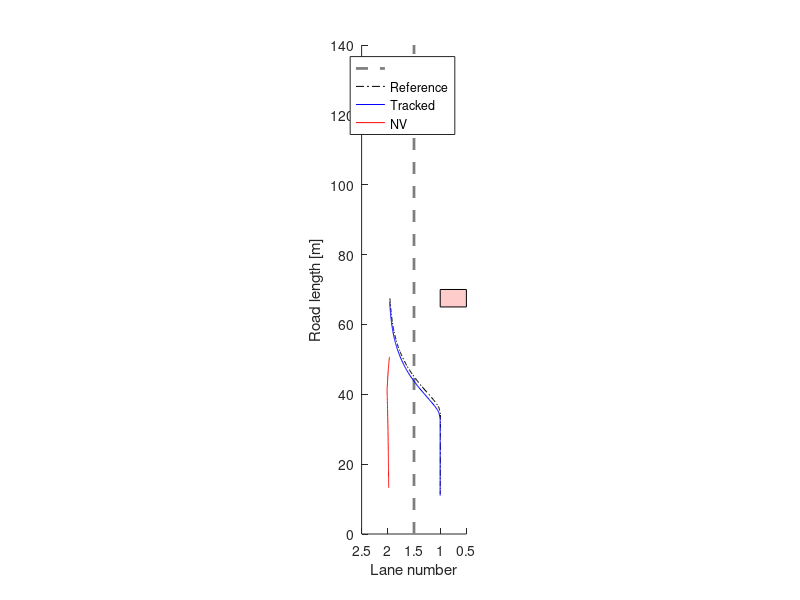
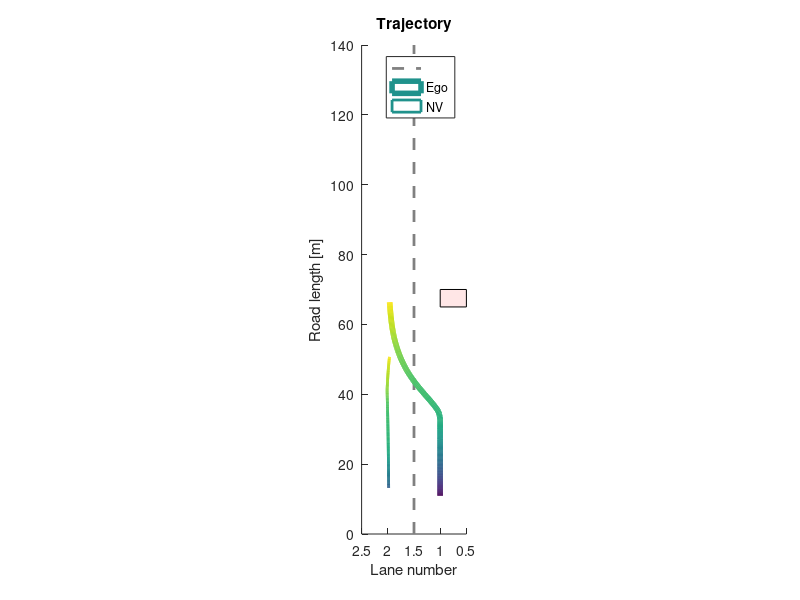

The MATLAB source for these figures, in order: (Note: this script raises an error after producing the figures.)
% Viranjan Bhattacharyya
% EMC2 Lab Clemson University

clear, clc, close all

% log_data = load("log_jb3.txt");
% log_data = load("log_vb2.txt");
% log_data = load("log_az2.txt");
log_data = load("log.txt");
%%
% start = 108;
% fin = 491;
% start = 95;
% fin = 742;
% start = 210;
% fin = 909;
start = 4;
fin = length(log_data);
X = log_data(start:fin, 1:5);
X_ref = log_data(start:fin, 7:11);
Ua = log_data(start:fin, 12);
Ul = log_data(start:fin, 13);
X_nv = log_data(start:fin, 15:18);
X_obs = log_data(start:fin, 20);
X_nv_pred = log_data(start:fin, 22:24);
roadlength = 140;
%%
figure(1)
set (gca,'DataAspectRatio',[1 15 1],'Xdir','reverse','Xlim',[0.5 2.5],'Ylim',[0 roadlength])
hold on 
plot([1.5 1.5],[0 roadlength],'--','LineWidth',2,'Color',[0.5 0.5 0.5]) % lane marking
plot(X_ref(:,4),X_ref(:,1),'-.k')
plot(X(:,4),X(:,1),'b')
plot(X_nv(:,4),X_nv(:,1),'r')
rectangle('Position',[0.5 (X_obs(1)-5) 0.5 5],'FaceColor',[1 0.8 0.8])
xlabel('Lane number')
ylabel('Road length [m]')
legend('','Reference','Tracked','NV')
%%
figure(2)
set (gca,'DataAspectRatio',[1 15 1],'Xdir','reverse','Xlim',[0.5 2.5],'Ylim',[0 roadlength])
hold on 
plot([1.5 1.5],[0 roadlength],'--','LineWidth',2,'Color',[0.5 0.5 0.5]) % lane marking
l = X(:,4)';
s = X(:,1)';
z = zeros(size(s));
col = 1:(fin - start + 1);
surface([l;l],[s;s],[z;z],[col;col],...
        'facecol','no',...
        'edgecol','interp',...
        'linew',4);
l_nv = X_nv(:,4)';
s_nv = X_nv(:,1)';
surface([l_nv;l_nv],[s_nv;s_nv],[z;z],[col;col],...
        'facecol','no',...
        'edgecol','interp',...
        'linew',2);
rectangle('Position',[0.5 (X_obs(1)-5) 0.5 5],'FaceColor',[1 0.9 0.9])
xlabel('Lane number')
ylabel('Road length [m]')
legend('', 'Ego', 'NV')
title('Trajectory')
%%
RMSE = rmse(X_ref, X);
%%
figure(3)
subplot(211)
plot(Ua,'g')
hold on
plot(X(:,3));
ylabel('m/s^2')
legend('Command acceleration','Ego acceleration')
subplot(212)
plot(Ul,'g')
hold on
plot(X(:,4))
ylabel('Lane')
legend('Command lane', 'Ego')
%%
figure(4)
plot(Ua, 'g')
hold on
plot(X(:,3))
plot(X_ref(:,3))
ylim([-2 2])
ylabel('m/s^2')
legend('Commanded acceleration','Ego acceleration','Reference acceleration')
%%
figure(5)
plot(X(:,2))
hold on
plot(X_nv(:,2))
ylabel('m/s')
legend('Ego', 'NV')
title('Speed')
%%
figure(6)
plot(X(:,1))
hold on
plot(X_nv(:,1))
legend('Ego','NV')
ylabel('Longitudinal Position [m]')
xlabel('Time step')
%%
figure(7)
plot(X(:,4))
hold on
plot(X_nv(:,4))
legend('Ego','NV')
ylabel('Lateral Position [m]')
xlabel('Time step')
%%
figure(8)
set (gca,'DataAspectRatio',[1 60 1],'Xdir','reverse','Xlim',[1.5 2.5])
hold on 
plot([1.5 1.5],[0 roadlength],'--','LineWidth',2,'Color',[0.5 0.5 0.5]) % lane marking
plot(X_nv(:,4),X_nv(:,1),'Color',[0.8 0.1 0.5],'LineWidth',2)
plot(2*ones(length(X_nv_pred)), X_nv_pred(:,1),'.r')
xlabel('Lane number')
ylabel('Road length [m]')
legend('','Actual','Predicted')
title('NV actual and predicted trajectory')
%%
figure(9)
plot(X_nv(:,2))
hold on
plot(X_nv_pred(:,2))
title('Velocity')
ylabel('[m/s]')
legend('NV actual','NV predicted')
